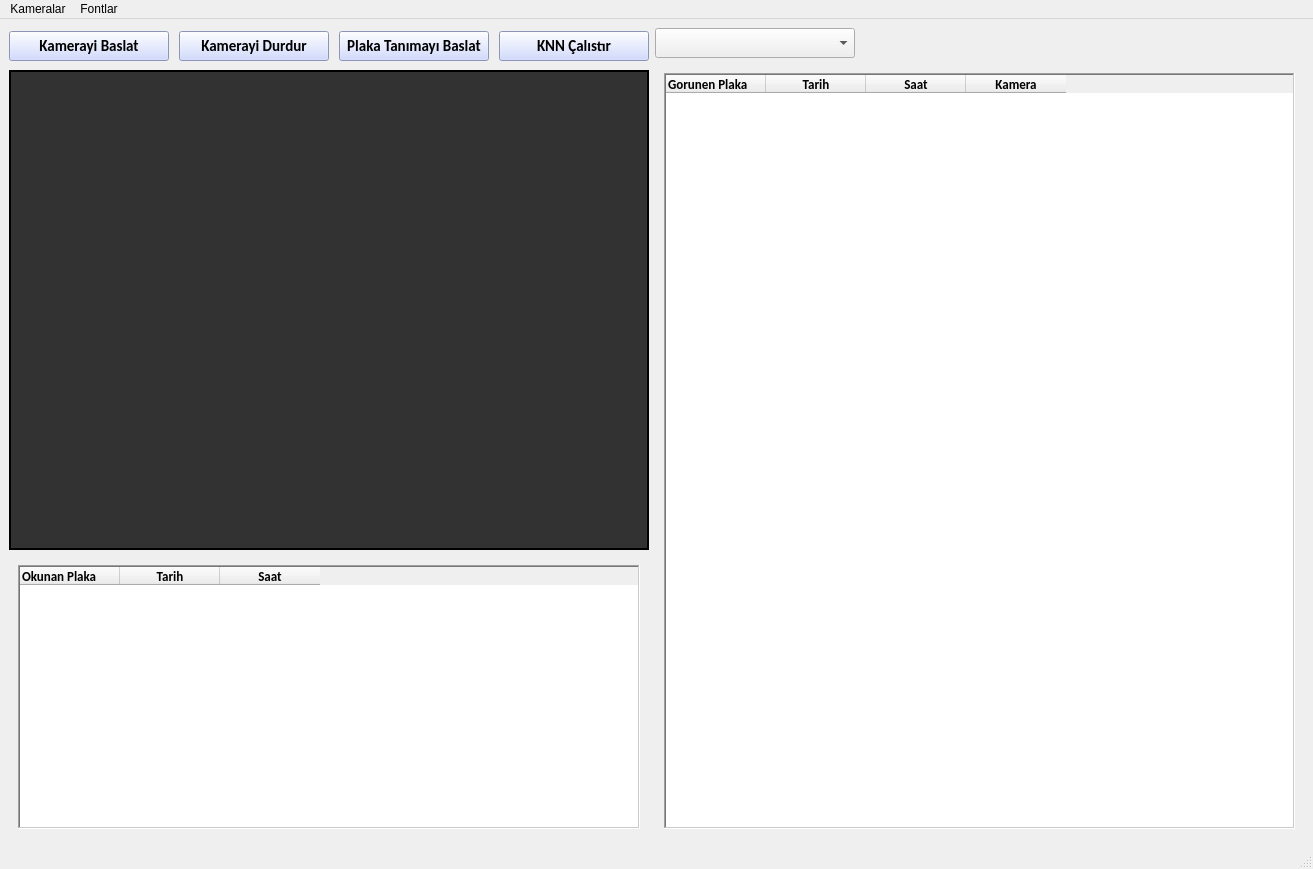
<?xml version="1.0" encoding="UTF-8"?>
<ui version="4.0">
 <class>MainWindow</class>
 <widget class="QMainWindow" name="MainWindow">
  <property name="windowModality">
   <enum>Qt::WindowModal</enum>
  </property>
  <property name="geometry">
   <rect>
    <x>0</x>
    <y>0</y>
    <width>1313</width>
    <height>869</height>
   </rect>
  </property>
  <property name="minimumSize">
   <size>
    <width>1313</width>
    <height>869</height>
   </size>
  </property>
  <property name="maximumSize">
   <size>
    <width>1920</width>
    <height>1080</height>
   </size>
  </property>
  <property name="focusPolicy">
   <enum>Qt::StrongFocus</enum>
  </property>
  <property name="windowTitle">
   <string>Vagon Plaka Takip</string>
  </property>
  <property name="toolButtonStyle">
   <enum>Qt::ToolButtonIconOnly</enum>
  </property>
  <property name="documentMode">
   <bool>false</bool>
  </property>
  <property name="tabShape">
   <enum>QTabWidget::Rounded</enum>
  </property>
  <widget class="QWidget" name="centralwidget">
   <layout class="QGridLayout" name="gridLayout">
    <item row="0" column="1">
     <widget class="QComboBox" name="ComboBoxCameras">
      <property name="minimumSize">
       <size>
        <width>200</width>
        <height>30</height>
       </size>
      </property>
      <property name="maximumSize">
       <size>
        <width>200</width>
        <height>50</height>
       </size>
      </property>
      <property name="font">
       <font>
        <family>Calibri</family>
        <pointsize>9</pointsize>
        <weight>50</weight>
        <bold>false</bold>
       </font>
      </property>
      <property name="layoutDirection">
       <enum>Qt::LeftToRight</enum>
      </property>
      <property name="maxVisibleItems">
       <number>100</number>
      </property>
      <property name="frame">
       <bool>true</bool>
      </property>
     </widget>
    </item>
    <item row="3" column="0">
     <widget class="QScrollArea" name="scrollArea_2">
      <property name="minimumSize">
       <size>
        <width>640</width>
        <height>279</height>
       </size>
      </property>
      <property name="maximumSize">
       <size>
        <width>640</width>
        <height>9999</height>
       </size>
      </property>
      <property name="font">
       <font>
        <family>Calibri</family>
        <weight>50</weight>
        <bold>false</bold>
       </font>
      </property>
      <property name="frameShape">
       <enum>QFrame::NoFrame</enum>
      </property>
      <property name="widgetResizable">
       <bool>true</bool>
      </property>
      <widget class="QWidget" name="scrollAreaWidgetContents_3">
       <property name="geometry">
        <rect>
         <x>0</x>
         <y>0</y>
         <width>640</width>
         <height>282</height>
        </rect>
       </property>
       <layout class="QGridLayout" name="gridLayout_4">
        <item row="0" column="0">
         <widget class="QTableWidget" name="tableWidget_2">
          <property name="minimumSize">
           <size>
            <width>0</width>
            <height>0</height>
           </size>
          </property>
          <property name="font">
           <font>
            <family>Calibri</family>
            <pointsize>10</pointsize>
            <weight>50</weight>
            <bold>false</bold>
           </font>
          </property>
          <property name="frameShape">
           <enum>QFrame::WinPanel</enum>
          </property>
          <column>
           <property name="text">
            <string>Okunan Plaka</string>
           </property>
           <property name="font">
            <font>
             <weight>75</weight>
             <bold>true</bold>
            </font>
           </property>
           <property name="textAlignment">
            <set>AlignLeading|AlignVCenter</set>
           </property>
          </column>
          <column>
           <property name="text">
            <string>Tarih</string>
           </property>
           <property name="font">
            <font>
             <weight>75</weight>
             <bold>true</bold>
            </font>
           </property>
          </column>
          <column>
           <property name="text">
            <string>Saat</string>
           </property>
           <property name="font">
            <font>
             <weight>75</weight>
             <bold>true</bold>
            </font>
           </property>
          </column>
         </widget>
        </item>
       </layout>
      </widget>
     </widget>
    </item>
    <item row="2" column="0">
     <widget class="QLabel" name="imgLabel">
      <property name="minimumSize">
       <size>
        <width>640</width>
        <height>480</height>
       </size>
      </property>
      <property name="maximumSize">
       <size>
        <width>640</width>
        <height>480</height>
       </size>
      </property>
      <property name="font">
       <font>
        <family>Calibri</family>
        <weight>50</weight>
        <bold>false</bold>
       </font>
      </property>
      <property name="cursor">
       <cursorShape>ArrowCursor</cursorShape>
      </property>
      <property name="autoFillBackground">
       <bool>false</bool>
      </property>
      <property name="styleSheet">
       <string notr="true">background-color: rgb(50,50,50)
</string>
      </property>
      <property name="frameShape">
       <enum>QFrame::WinPanel</enum>
      </property>
      <property name="frameShadow">
       <enum>QFrame::Plain</enum>
      </property>
      <property name="lineWidth">
       <number>1</number>
      </property>
      <property name="text">
       <string/>
      </property>
     </widget>
    </item>
    <item row="1" column="1" rowspan="3">
     <widget class="QScrollArea" name="scrollArea">
      <property name="minimumSize">
       <size>
        <width>640</width>
        <height>771</height>
       </size>
      </property>
      <property name="maximumSize">
       <size>
        <width>9999</width>
        <height>9999</height>
       </size>
      </property>
      <property name="font">
       <font>
        <family>Calibri</family>
        <weight>50</weight>
        <bold>false</bold>
       </font>
      </property>
      <property name="frameShape">
       <enum>QFrame::NoFrame</enum>
      </property>
      <property name="widgetResizable">
       <bool>true</bool>
      </property>
      <widget class="QWidget" name="scrollAreaWidgetContents">
       <property name="geometry">
        <rect>
         <x>0</x>
         <y>0</y>
         <width>645</width>
         <height>774</height>
        </rect>
       </property>
       <layout class="QGridLayout" name="gridLayout_3">
        <item row="0" column="0">
         <widget class="QTableWidget" name="tableWidget">
          <property name="minimumSize">
           <size>
            <width>0</width>
            <height>0</height>
           </size>
          </property>
          <property name="font">
           <font>
            <family>Calibri</family>
            <pointsize>10</pointsize>
            <weight>50</weight>
            <bold>false</bold>
           </font>
          </property>
          <property name="cursor" stdset="0">
           <cursorShape>ArrowCursor</cursorShape>
          </property>
          <property name="frameShape">
           <enum>QFrame::WinPanel</enum>
          </property>
          <column>
           <property name="text">
            <string>Gorunen Plaka</string>
           </property>
           <property name="font">
            <font>
             <weight>75</weight>
             <bold>true</bold>
            </font>
           </property>
           <property name="textAlignment">
            <set>AlignLeading|AlignVCenter</set>
           </property>
          </column>
          <column>
           <property name="text">
            <string>Tarih</string>
           </property>
           <property name="font">
            <font>
             <weight>75</weight>
             <bold>true</bold>
            </font>
           </property>
          </column>
          <column>
           <property name="text">
            <string>Saat</string>
           </property>
           <property name="font">
            <font>
             <weight>75</weight>
             <bold>true</bold>
            </font>
           </property>
          </column>
          <column>
           <property name="text">
            <string>Kamera</string>
           </property>
           <property name="font">
            <font>
             <weight>75</weight>
             <bold>true</bold>
            </font>
           </property>
          </column>
         </widget>
        </item>
       </layout>
      </widget>
     </widget>
    </item>
    <item row="0" column="0" rowspan="2">
     <layout class="QHBoxLayout" name="horizontalLayout_2">
      <item>
       <layout class="QHBoxLayout" name="horizontalLayout">
        <property name="spacing">
         <number>10</number>
        </property>
        <item>
         <widget class="QPushButton" name="startButton">
          <property name="sizePolicy">
           <sizepolicy hsizetype="Minimum" vsizetype="Preferred">
            <horstretch>0</horstretch>
            <verstretch>0</verstretch>
           </sizepolicy>
          </property>
          <property name="minimumSize">
           <size>
            <width>160</width>
            <height>30</height>
           </size>
          </property>
          <property name="maximumSize">
           <size>
            <width>200</width>
            <height>30</height>
           </size>
          </property>
          <property name="font">
           <font>
            <family>Calibri</family>
            <pointsize>11</pointsize>
            <weight>75</weight>
            <bold>true</bold>
           </font>
          </property>
          <property name="styleSheet">
           <string notr="true">background-color:rgb(197, 208, 255)</string>
          </property>
          <property name="text">
           <string>Kamerayi Baslat</string>
          </property>
         </widget>
        </item>
        <item>
         <widget class="QPushButton" name="stopButton">
          <property name="sizePolicy">
           <sizepolicy hsizetype="Preferred" vsizetype="Preferred">
            <horstretch>0</horstretch>
            <verstretch>0</verstretch>
           </sizepolicy>
          </property>
          <property name="minimumSize">
           <size>
            <width>150</width>
            <height>30</height>
           </size>
          </property>
          <property name="maximumSize">
           <size>
            <width>200</width>
            <height>30</height>
           </size>
          </property>
          <property name="font">
           <font>
            <family>Calibri</family>
            <pointsize>11</pointsize>
            <weight>75</weight>
            <bold>true</bold>
           </font>
          </property>
          <property name="styleSheet">
           <string notr="true">background-color:rgb(197, 208, 255)</string>
          </property>
          <property name="text">
           <string>Kamerayi Durdur</string>
          </property>
         </widget>
        </item>
        <item>
         <widget class="QPushButton" name="detectButton">
          <property name="sizePolicy">
           <sizepolicy hsizetype="Minimum" vsizetype="Preferred">
            <horstretch>0</horstretch>
            <verstretch>0</verstretch>
           </sizepolicy>
          </property>
          <property name="minimumSize">
           <size>
            <width>150</width>
            <height>30</height>
           </size>
          </property>
          <property name="maximumSize">
           <size>
            <width>200</width>
            <height>30</height>
           </size>
          </property>
          <property name="font">
           <font>
            <family>Calibri</family>
            <pointsize>11</pointsize>
            <weight>75</weight>
            <bold>true</bold>
           </font>
          </property>
          <property name="styleSheet">
           <string notr="true">background-color:rgb(197, 208, 255)</string>
          </property>
          <property name="text">
           <string>Plaka Tanımayı Baslat</string>
          </property>
         </widget>
        </item>
        <item>
         <widget class="QPushButton" name="trainButton">
          <property name="minimumSize">
           <size>
            <width>150</width>
            <height>30</height>
           </size>
          </property>
          <property name="font">
           <font>
            <family>Calibri</family>
            <pointsize>11</pointsize>
            <weight>75</weight>
            <bold>true</bold>
           </font>
          </property>
          <property name="styleSheet">
           <string notr="true">background-color:rgb(197, 208, 255)</string>
          </property>
          <property name="text">
           <string>KNN Çalıstır</string>
          </property>
         </widget>
        </item>
       </layout>
      </item>
     </layout>
    </item>
   </layout>
  </widget>
  <widget class="QStatusBar" name="statusbar"/>
  <widget class="QMenuBar" name="menubar">
   <property name="geometry">
    <rect>
     <x>0</x>
     <y>0</y>
     <width>1313</width>
     <height>21</height>
    </rect>
   </property>
   <widget class="QMenu" name="menuKameralar">
    <property name="title">
     <string>Kameralar</string>
    </property>
    <addaction name="actionAddCamera"/>
    <addaction name="actionCameras"/>
    <addaction name="separator"/>
    <addaction name="actionPlate"/>
   </widget>
   <widget class="QMenu" name="menuFontlar">
    <property name="title">
     <string>Fontlar</string>
    </property>
    <addaction name="actionAddFont"/>
    <addaction name="actionFonts"/>
   </widget>
   <addaction name="menuKameralar"/>
   <addaction name="menuFontlar"/>
  </widget>
  <action name="actionDiskten_Ekle">
   <property name="text">
    <string>Diskten Ekle</string>
   </property>
  </action>
  <action name="actionProgramHakkinda">
   <property name="text">
    <string>Program Hakkinda</string>
   </property>
  </action>
  <action name="actionGelistiriciHakkinda">
   <property name="text">
    <string>Gelistirici Hakkinda</string>
   </property>
  </action>
  <action name="actionPersonelEkle">
   <property name="text">
    <string>Personel Ekle</string>
   </property>
  </action>
  <action name="actionPersoneller">
   <property name="text">
    <string>Personeller</string>
   </property>
  </action>
  <action name="actionLoglar">
   <property name="text">
    <string>Genel Loglar</string>
   </property>
  </action>
  <action name="actionKamera1">
   <property name="checkable">
    <bool>true</bool>
   </property>
   <property name="text">
    <string>Kamera-1</string>
   </property>
  </action>
  <action name="actionKamera2">
   <property name="checkable">
    <bool>true</bool>
   </property>
   <property name="text">
    <string>Kamera-2</string>
   </property>
  </action>
  <action name="actionKamera3">
   <property name="checkable">
    <bool>true</bool>
   </property>
   <property name="text">
    <string>Kamera-3</string>
   </property>
  </action>
  <action name="actionKamera4">
   <property name="checkable">
    <bool>true</bool>
   </property>
   <property name="text">
    <string>Kamera-4</string>
   </property>
  </action>
  <action name="actionKamera5">
   <property name="checkable">
    <bool>true</bool>
   </property>
   <property name="text">
    <string>Kamera-5</string>
   </property>
  </action>
  <action name="actionCikis">
   <property name="text">
    <string>Cikis</string>
   </property>
  </action>
  <action name="actionYazdir">
   <property name="text">
    <string>Excel'e Yazdir</string>
   </property>
  </action>
  <action name="actionPersonelGirisCikisBilgileri">
   <property name="text">
    <string>Personel Giris/Cikis Bilgileri</string>
   </property>
  </action>
  <action name="actionFotograf_Ekle">
   <property name="text">
    <string>Fotograf Ekle</string>
   </property>
  </action>
  <action name="actionPersonelleriExcelDosyasinaAktar">
   <property name="text">
    <string>Personelleri Excel Dosyasina Aktar</string>
   </property>
  </action>
  <action name="actionGiris_Cikis_KayitlariniExcelDosyasinaAktar">
   <property name="text">
    <string>Giris-Cikis Kayitlarini Excel Dosyasina Aktar</string>
   </property>
  </action>
  <action name="actionAddCamera">
   <property name="text">
    <string>Kamera Ekle</string>
   </property>
  </action>
  <action name="actionCameras">
   <property name="text">
    <string>Kameralar</string>
   </property>
  </action>
  <action name="actionAddFont">
   <property name="text">
    <string>Font Ekle</string>
   </property>
  </action>
  <action name="actionFonts">
   <property name="text">
    <string>Fontlar</string>
   </property>
  </action>
  <action name="actionPlate">
   <property name="text">
    <string>Plaka</string>
   </property>
  </action>
 </widget>
 <resources/>
 <connections/>
</ui>
